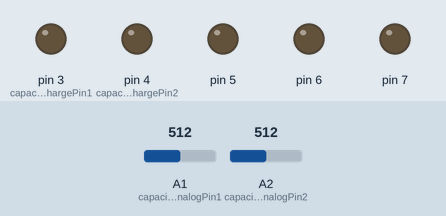
The sketch below on a simulated Arduino Uno, built with avr-gcc and run on an emulated ATmega328P. Shown: output pins drawn as LEDs (lit = HIGH). The test bench sets the inputs (shaded band); at power-on: A1 (capacitorAnalogPin1) = 512, A2 (capacitorAnalogPin2) = 512. What the sketch prints to the serial monitor is not drawn.

Above: at 1.2 s.
1.3 s: A1 (capacitorAnalogPin1) set to 0
At 1.7 s:
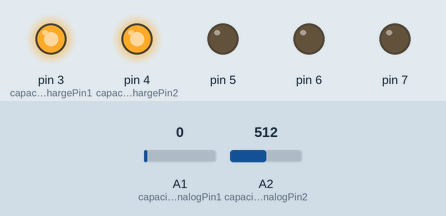
4.3 s: A2 (capacitorAnalogPin2) set to 104
7.3 s: A2 (capacitorAnalogPin2) set to 88
10.3 s: A1 (capacitorAnalogPin1) set to 122
At 11.2 s:
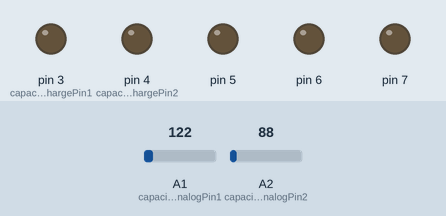
Timing chart, 0 to 12.8 s (numbered marks = the images above; inputs shaded):
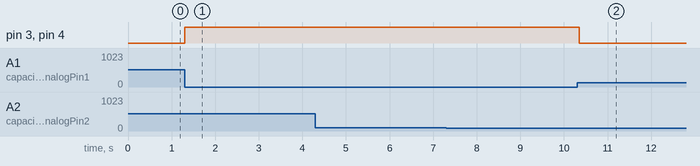

Measured:
- after the input at 1.3 s, pin 3 (capacitorChargePin1), pin 4 (capacitorChargePin2): LOW → HIGH at once
- after the input at 10.3 s, pin 3 (capacitorChargePin1), pin 4 (capacitorChargePin2): HIGH → LOW after 0.05 s

The sketch:

testCapacitor.ino
```cpp
// (licence header left out)
#include <stdarg.h>
#include <stdio.h>


const int muxPin = A0;
const int capacitorAnalogPin1 = A1;
const int capacitorAnalogPin2 = A2;

const int imuPinX = A3;
const int imuPinY = A4;
const int imuPinZ = A5;

const int tempMux = 0 ;
const int resistanceMux = 1 << 5;
const int pressureMux = 2 << 5;

const int capacitorChargePin1 = 3;
const int capacitorChargePin2 = 4;

const int imuRate = 5.; /* sampling rate in Hz */
const float capacitorRate = .1; //dedicate to capacitor every  10 seconds
const int muxRate = 3.0;

int muxChoice = 0;
const int capacitorResistorValue = 1000;

unsigned long imuTime = 0;
unsigned long capacitorTime = 0;
unsigned long capacitorStartTime = 0;
unsigned long muxTime = 0;

void p(char *fmt, ... ){

  int buffer = 1024;

  char tmp[buffer]; // resulting string limited to 128 chars
  va_list args;
  va_start (args, fmt );
  vsnprintf(tmp, buffer, fmt, args);
  va_end (args);
  Serial.print(tmp);
}

void jsonprint(char * key, float value, unsigned long time){
  p("{\"%s\": %f, \"time\": %u}\n", key, value, time);
}

int my_putc( char c, FILE *t) {
  Serial.write( c );
}
void setup(){
  Serial.begin(115200);
  DDRD = B11111000; // set digital ports 3-7 as writes for mux and capacitor
  digitalWrite(capacitorChargePin1, LOW); //discharge capacitor
  digitalWrite(capacitorChargePin2, LOW); //discharge capacitor
  fdevopen( &my_putc, 0);

}

void loop(){
  samplePorts();
}

void capacitorRead(){
  const int length = 200;
  int capacitor1Data [length];
  int capacitor2Data [length];
  long capacitorTimeData[length];
  int del = 0;
  int del2 = 0;

  long looptimestart = micros();
  while(analogRead(capacitorAnalogPin1) > 0){         // wait until capacitor is completely discharged

    if (micros() - looptimestart > 10000000*2){ //too long in loop (infinite loop threat)
      //Serial.print("break discharge, analog: " + analogRead(capacitorAnalogPin));
      break;
    }
  }
  long startTime = micros();
  looptimestart = micros();
  int index = 0;
  int cap1Value = 0;
  int cap2Value = 0;
  digitalWrite(capacitorChargePin1, HIGH);
  digitalWrite(capacitorChargePin2, HIGH);

  do{       // 647 is 63.2% of 1023, which corresponds to full-scale voltage

   cap1Value = analogRead(capacitorAnalogPin1);
   cap2Value = analogRead(capacitorAnalogPin2);
    long tt = micros() - looptimestart;
    capacitor1Data[index] = cap1Value;
    capacitor2Data[index] = cap2Value;
    capacitorTimeData[index] = tt;
    index++;

    delay(del2);
    //Serial.print(index);
    if (tt - looptimestart > 1000000*2){ //too long in loop (infinite loop threat)
      //Serial.print("break charge loop, analog: " + analogRead(capacitorAnalogPin));
      break;
    }
  }
  while ( (cap1Value < 800 || cap2Value < 800) && index <= length);

  delay(del);
  Serial.print("{\"capacitor1\": [");
  Serial.print(capacitor1Data[0]);

  delay(del);
  for (int i = 1; i< index;i++){
    delay(del);
    Serial.print(", ");
    Serial.print(capacitor1Data[i]);

  }
  delay(del);

  Serial.print("], \"capacitor2\": [");
  Serial.print(capacitor2Data[0]);
  for (int i = 1; i< index;i++){
    delay(del);
    Serial.print(", ");
    Serial.print(capacitor2Data[i]);
  }
  delay(del);
  Serial.print("],");
  Serial.print("\"capacitorIime\": [");
  Serial.print( capacitorTimeData[0]);
  for (int i = 1; i< index;i++){
    delay(del);
    Serial.print(", ");
    Serial.print(capacitorTimeData[i]);
  }
  delay(del);
  Serial.print("]}\n");
  /* dicharge the capacitor  */
  digitalWrite(capacitorChargePin1, LOW);             // set charge pin to  LOW
  digitalWrite(capacitorChargePin2, LOW);             // set charge pin to  LOW
}

void samplePorts() /*sample ports and send over serial according to rates*/

{
  unsigned long time = millis();
  capacitorRead();
}
```
